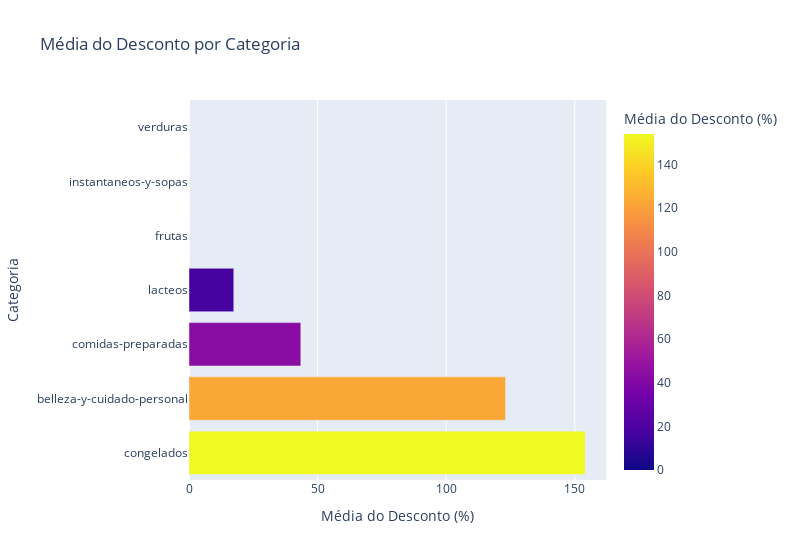

The notebook cell saved with this chart:
### Markdown cell above
# 4 - Plote um gráfico de barras onde temos a média de descontos por categoria.

### Code cell
# Seu código aqui
preco_categoria = (df.groupby('Categoria')['Desconto'].mean().reset_index().sort_values(by = 'Desconto', ascending = False))

#Gráfico de barras horizontais
fig = px.bar(preco_categoria, x = 'Desconto', y = 'Categoria', orientation = 'h',
            title = 'Média do Desconto por Categoria',
            labels = {'Categoria': 'Categoria', 'Desconto': 'Média do Desconto (%)'},
            color = 'Desconto',
            width = 800)

fig.update_layout(
    xaxis_title = "Média do Desconto (%)",
    yaxis_title = "Categoria",
    xaxis_tickangle = 0
)

fig.show()

### Figure 1 — Plotly figure (JSON) as saved in the notebook; plotly's stock layout.template omitted (floating-point values rounded to 4 significant figures)
{"data": [{"hovertemplate": "Média do Desconto (%)=%{marker.color}<br>Categoria=%{y}<extra></extra>", "legendgroup": "", "marker": {"color": [154.0, 123.1, 43.48, 17.41, 0.0, 0.0, 0.0], "coloraxis": "coloraxis", "pattern": {"shape": ""}}, "name": "", "orientation": "h", "showlegend": false, "textposition": "auto", "type": "bar", "x": [154.0, 123.1, 43.48, 17.41, 0.0, 0.0, 0.0], "xaxis": "x", "y": ["congelados", "belleza-y-cuidado-personal", "comidas-preparadas", "lacteos", "frutas", "instantaneos-y-sopas", "verduras"], "yaxis": "y"}], "layout": {"barmode": "relative", "coloraxis": {"colorbar": {"title": {"text": "Média do Desconto (%)"}}, "colorscale": [[0, "#0d0887"], [0.1111, "#46039f"], [0.2222, "#7201a8"], [0.3333, "#9c179e"], [0.4444, "#bd3786"], [0.5556, "#d8576b"], [0.6667, "#ed7953"], [0.7778, "#fb9f3a"], [0.8889, "#fdca26"], [1, "#f0f921"]]}, "legend": {"tracegroupgap": 0}, "title": {"text": "Média do Desconto por Categoria"}, "width": 800, "xaxis": {"anchor": "y", "domain": [0, 1], "tickangle": 0, "title": {"text": "Média do Desconto (%)"}}, "yaxis": {"anchor": "x", "domain": [0, 1], "title": {"text": "Categoria"}}}}
